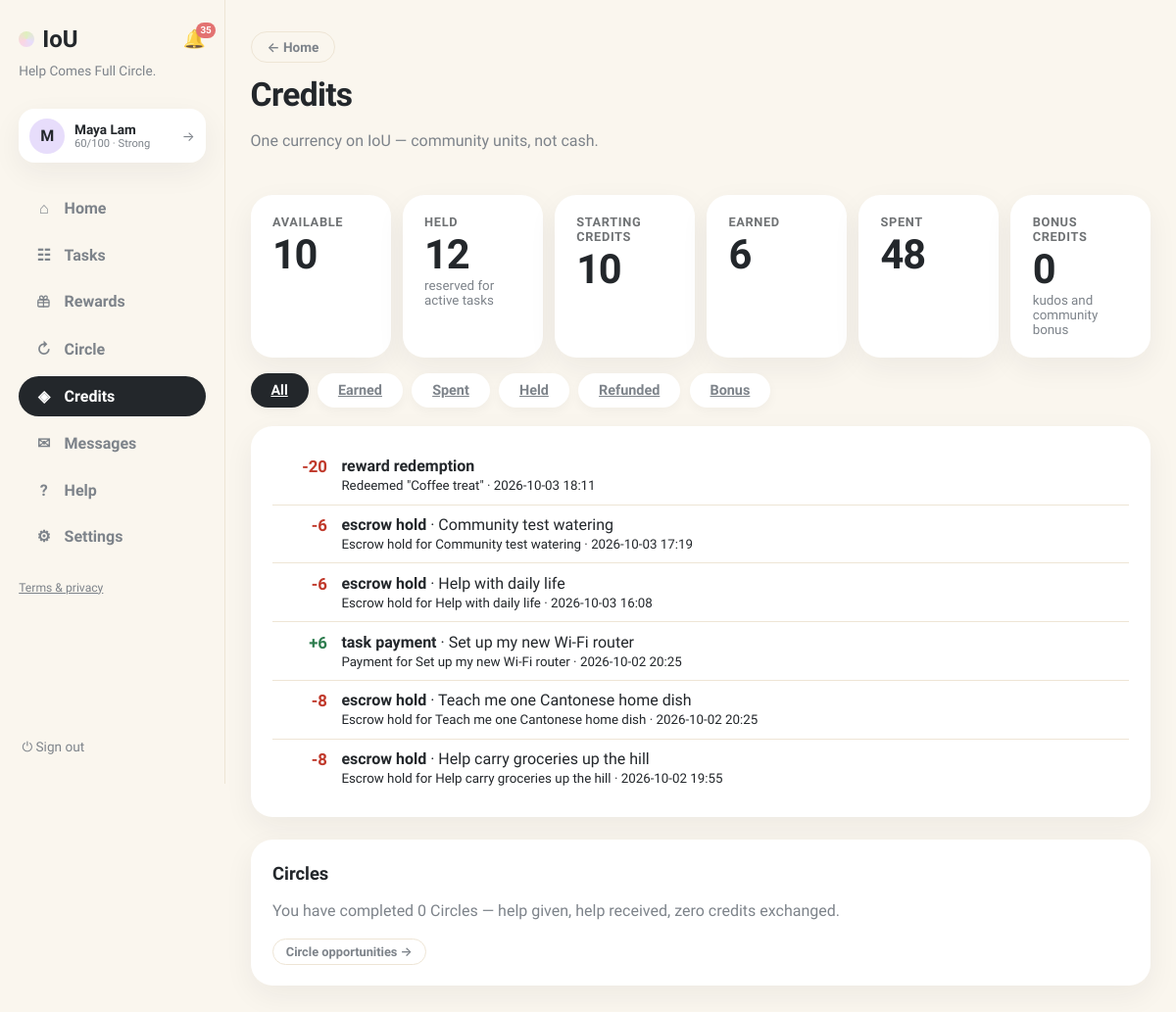
Screenshot of /history (signed in) with the database file from the repository.
### tables this page shows
CREATE TABLE users (
                id INTEGER PRIMARY KEY, name TEXT NOT NULL, email TEXT UNIQUE NOT NULL,
                password TEXT NOT NULL, balance INTEGER NOT NULL DEFAULT 0,
                held_balance INTEGER NOT NULL DEFAULT 0,
                is_moderator INTEGER NOT NULL DEFAULT 0
            , language TEXT NOT NULL DEFAULT 'en', address TEXT, district TEXT, hkid TEXT, address_id TEXT, age INTEGER, birthday TEXT, skills TEXT NOT NULL DEFAULT '', community_helper INTEGER NOT NULL DEFAULT 0, created_at TEXT, consent_analytics INTEGER NOT NULL DEFAULT 0, reliability INTEGER NOT NULL DEFAULT 60, account_status TEXT NOT NULL DEFAULT 'active', analytics_consent INTEGER NOT NULL DEFAULT 0, username TEXT, bio TEXT, verification_identity TEXT NOT NULL DEFAULT 'unverified', verification_neighbourhood TEXT NOT NULL DEFAULT 'unverified', vis_photo INTEGER NOT NULL DEFAULT 1, vis_neighbourhood INTEGER NOT NULL DEFAULT 1, vis_skills INTEGER NOT NULL DEFAULT 1, vis_bio INTEGER NOT NULL DEFAULT 1, vis_completed INTEGER NOT NULL DEFAULT 1, vis_circle INTEGER NOT NULL DEFAULT 1, circle_enabled INTEGER NOT NULL DEFAULT 1, circle_notifications INTEGER NOT NULL DEFAULT 1, circle_community_only INTEGER NOT NULL DEFAULT 0, circle_max_distance_km REAL NOT NULL DEFAULT 2.0, circle_availability TEXT NOT NULL DEFAULT '');

CREATE TABLE ledger (
                id INTEGER PRIMARY KEY, user_id INTEGER NOT NULL, request_id INTEGER,
                kind TEXT NOT NULL, amount INTEGER NOT NULL, description TEXT NOT NULL,
                created_at TEXT NOT NULL, FOREIGN KEY(user_id) REFERENCES users(id),
                FOREIGN KEY(request_id) REFERENCES requests(id)
            );

CREATE TABLE requests (
                id INTEGER PRIMARY KEY, title TEXT NOT NULL, description TEXT NOT NULL,
                category TEXT NOT NULL, requester_id INTEGER NOT NULL,
                status TEXT NOT NULL DEFAULT 'open', provider_id INTEGER,
                requester_value INTEGER, requester_buffer INTEGER,
                provider_value INTEGER, provider_buffer INTEGER,
                agreed_value INTEGER, negotiation_deadline TEXT,
                effort_minutes INTEGER, complexity INTEGER, quality_score INTEGER,
                completed_at TEXT,
                created_at TEXT NOT NULL, location TEXT, needed_by TEXT, urgency TEXT, meetup_date TEXT, meetup_time TEXT, meetup_location TEXT, preferred_time TEXT, completion_note TEXT, completion_evidence TEXT, confirm_requester INTEGER NOT NULL DEFAULT 0, confirm_provider INTEGER NOT NULL DEFAULT 0, started_at TEXT, provider_completed_at TEXT, requester_confirmed_at TEXT, release_at TEXT, proof_path TEXT, proof_status TEXT, dispute_eligible INTEGER NOT NULL DEFAULT 1, dispute_window_days INTEGER NOT NULL DEFAULT 3, settlement_value INTEGER, circle_id INTEGER, cancel_requested_by INTEGER, cancel_reason TEXT, cancel_compensation INTEGER NOT NULL DEFAULT 0, evidence_required INTEGER NOT NULL DEFAULT 1, duration_minutes INTEGER NOT NULL DEFAULT 0, community_id INTEGER, visibility TEXT NOT NULL DEFAULT 'public', reservation_status TEXT NOT NULL DEFAULT 'public', selected_by_user_id INTEGER, was_ever_reserved INTEGER NOT NULL DEFAULT 0,
                FOREIGN KEY(requester_id) REFERENCES users(id),
                FOREIGN KEY(provider_id) REFERENCES users(id)
            );

### app.py (the view)
@app.get("/history", response_class=HTMLResponse)
def credit_history(request: Request, view: str = "all"):
    user = current_user(request)
    if not user:
        return RedirectResponse("/login", status_code=303)
    kinds = {
        "all": "", "earned": "AND l.amount > 0 AND l.kind IN ('task_payment','welcome_credit')",
        "spent": "AND l.amount < 0 AND l.kind NOT IN ('refund','cancellation_refund')",
        "held": "AND l.kind='escrow_hold'",
        "refunded": "AND l.kind IN ('refund','cancellation_refund')",
        "bonus": "AND l.kind IN ('kudos_bonus','community_test')",
    }
    clause = kinds.get(view, "")
    with db() as connection:
        sql = (
            """SELECT l.*, r.title FROM ledger l LEFT JOIN requests r ON r.id=l.request_id
               WHERE l.user_id=? %s ORDER BY l.created_at DESC""" % clause
        )
        ledger = connection.execute(sql, (user["id"],)).fetchall()
        summary = {
            "available": user["balance"],
            "held": user["held_balance"],
            "starting": 10,
            "earned": connection.execute(
                """SELECT COALESCE(SUM(l.amount),0) s FROM ledger l
                   WHERE l.user_id=? AND l.amount>0 AND l.kind IN ('task_payment','welcome_credit')""",
                (user["id"],)).fetchone()["s"],
            "spent": abs(connection.execute(
                """SELECT COALESCE(SUM(l.amount),0) s FROM ledger l
                   WHERE l.user_id=? AND l.amount<0
                     AND l.kind NOT IN ('refund','cancellation_refund')""",
                (user["id"],)).fetchone()["s"]),
            "bonus": connection.execute(
                """SELECT COALESCE(SUM(l.amount),0) s FROM ledger l
                   WHERE l.user_id=? AND l.kind IN ('kudos_bonus','community_test')""",
                (user["id"],)).fetchone()["s"],
            "circle": connection.execute(
                """SELECT COUNT(DISTINCT cp.id) c FROM chain_proposals cp
                   JOIN chain_members cm ON cm.proposal_id=cp.id
                   WHERE cm.user_id=? AND cp.status='completed'""", (user["id"],)).fetchone()["c"],
        }
    return render(request, "history.html", page="credits", ledger=ledger,
                  summary=summary, view=view, views=list(kinds))

### templates/history.html (shortened to what this page needs)
{% extends "base.html" %}
{% block content %}
<header class="page-head">
  <div>
    <a class="btn-ghost btn-back" href="/">← Home</a>
    <h1 style="margin-top:.8rem">Credits</h1>
    <p class="muted">One currency on IoU — community units, not cash.</p>
  </div>
</header>
<div class="credit-summary">
  <div class="card"><span class="stat-label">Available</span><span class="stat-big {% if summary.available < 0 %}neg{% endif %}">{{ summary.available }}</span></div>
  <div class="card"><span class="stat-label">Held</span><span class="stat-big">{{ summary.held }}</span><small class="muted">reserved for active tasks</small></div>
  <div class="card"><span class="stat-label">Starting credits</span><span class="stat-big">{{ summary.starting }}</span></div>
  <div class="card"><span class="stat-label">Earned</span><span class="stat-big">{{ summary.earned }}</span></div>
  <div class="card"><span class="stat-label">Spent</span><span class="stat-big">{{ summary.spent }}</span></div>
  <div class="card"><span class="stat-label">Bonus credits</span><span class="stat-big">{{ summary.bonus }}</span><small class="muted">kudos and community bonus</small></div>
</div>
<div class="board-tabs">
  {% for key in views %}
  <a class="btab {% if view == key %}active{% endif %}" href="/history?view={{ key }}">{{ key|capitalize }}</a>
  {% endfor %}
</div>
<div class="card">
  <ul class="ledger-list">
  {% for item in ledger %}
    <li><span class="ledger-amount {% if item.amount > 0 %}pos{% else %}neg{% endif %}">{{ '+' if item.amount > 0 else '' }}{{ item.amount }}</span><div><b>{{ item.kind.replace('_',' ') }}</b>{% if item.title %} · {{ item.title }}{% endif %}<br><small>{{ item.description }} · {{ item.created_at[:16]|replace('T',' ') }}</small></div></li>
  {% else %}<li class="empty">Nothing in this category yet.</li>{% endfor %}
  </ul>
</div>
<section class="card">
  <h2>Circles</h2>
  <p class="muted">You have completed {{ summary.circle }} Circle{{ 's' if summary.circle != 1 }} — help given, help received, zero credits exchanged.</p>
  <a class="btn-ghost btn-sm" href="/chain-invitations">Circle opportunities →</a>
</section>
{% endblock %}

### templates/base.html (shortened to what this page needs)
<!doctype html>
<html lang="en"><head><link rel="stylesheet" href="/static/style.css"></head>
<body class="app-body">
<nav class="sidebar">
  <div class="brand-row">
    <a class="brand" href="/"><span class="brand-dot"></span>IoU</a>
    {% if user %}
    <a class="bell {% if page == 'notifications' %}active{% endif %}" href="/notifications" title="Notifications">🔔{% if unread_notifs or unread_msgs %}<span class="bell-badge">{{ (unread_notifs or 0) + (unread_msgs or 0) }}</span>{% endif %}</a>
    {% endif %}
  </div>
  <p class="brand-tag">Help Comes Full Circle.</p>
  {% if user %}
  <a class="side-user" href="/profile" title="Your profile">
    <div class="avatar">{{ user.name[0] }}</div>
    {% set sc = user.reliability if user.reliability is not none else 60 %}
    {% set lab = 'Suspended' if sc <= 0 else ('Restricted' if sc < 30 else ('Limited' if sc < 60 else ('Strong' if sc < 80 else 'Excellent'))) %}
    <div class="sidebar-user-meta"><b>{{ user.name }}</b>
      <small>{{ sc }}/100 · {{ lab }}</small>
    </div>
    <span class="side-user-arrow">→</span>
  </a>
  <div class="nav-links">
    <a class="nav-link {% if page == 'home' %}active{% endif %}" href="/"><span class="nav-ico">⌂</span>Home</a>
    <a class="nav-link {% if page == 'browse' %}active{% endif %}" href="/browse"><span class="nav-ico">☷</span>Tasks</a>
    <a class="nav-link " href="/rewards"><span class="nav-ico"></span>Rewards</a>
    <a class="nav-link {% if page == 'circle' %}active{% endif %}" href="/chain-invitations"><span class="nav-ico">↻</span>Circle{% if circle_pending %}<span class="unread-dot"></span>{% endif %}</a>
    <a class="nav-link {% if page == 'credits' %}active{% endif %}" href="/history"><span class="nav-ico">◈</span>Credits</a>
    <a class="nav-link {% if page == 'messages' %}active{% endif %}" href="/messages"><span class="nav-ico">✉</span>Messages{% if unread_msgs %}<span class="unread-dot"></span>{% endif %}</a>
    <a class="nav-link {% if page == 'help' %}active{% endif %}" href="/help"><span class="nav-ico">?</span>Help</a>
    <a class="nav-link {% if page == 'account' %}active{% endif %}" href="/account"><span class="nav-ico">⚙</span>Settings</a>
  </div>
  <p class="nav-footer"><a href="/legal">Terms &amp; privacy</a></p>
  <form method="post" action="/logout" class="side-logout"><button class="link-button" title="Sign out">⏻ Sign out</button></form>
  {% else %}
  <div class="nav-links">
    <a class="nav-link" href="/login"><span class="nav-ico">→</span>Sign in</a>
    <a class="nav-link" href="/register"><span class="nav-ico">＋</span>Create account</a>
  </div>
  <p class="nav-footer"><a href="/legal">Terms &amp; privacy</a></p>
  {% endif %}
</nav>
<main class="content {% block content_class %}{% endblock %}">{% block content %}{% endblock %}</main>
</body></html>

### rows the page displays
users: name "M", name "Maya Lam"
ledger: amount "-20", kind.replace "reward redemption", description "Redeemed \"Coffee treat\"", created_at "2026-10-03 18:11"
ledger: amount "-6", kind.replace "escrow hold", title "Community test watering", description "Escrow hold for Community test watering", created_at "2026-10-03 17:19"
ledger: amount "-6", kind.replace "escrow hold", title "Help with daily life", description "Escrow hold for Help with daily life", created_at "2026-10-03 16:08"
ledger: amount "+", amount "6", kind.replace "task payment", title "Set up my new Wi-Fi router", description "Payment for Set up my new Wi-Fi router", created_at "2026-10-02 20:25"
ledger: amount "-8", kind.replace "escrow hold", title "Teach me one Cantonese home dish", description "Escrow hold for Teach me one Cantonese home dish", created_at "2026-10-02 20:25"
ledger: amount "-8", kind.replace "escrow hold", title "Help carry groceries up the hill", description "Escrow hold for Help carry groceries up the hill", created_at "2026-10-02 19:55"

### other values shown
{{ (unread_notifs or 0) + (unread_msgs or 0) }} "35"
{{ sc }} "60"
{{ lab }} "Strong"
{{ summary.available }} "10"
{{ summary.held }} "12"
{{ summary.starting }} "10"
{{ summary.earned }} "6"
{{ summary.spent }} "48"
{{ summary.bonus }} "0"
{{ key|capitalize }} "All" "Earned" "Spent" "Held" "Refunded" "Bonus"
{{ summary.circle }} "0"
{{ 's' if summary.circle != 1 }} "s"
